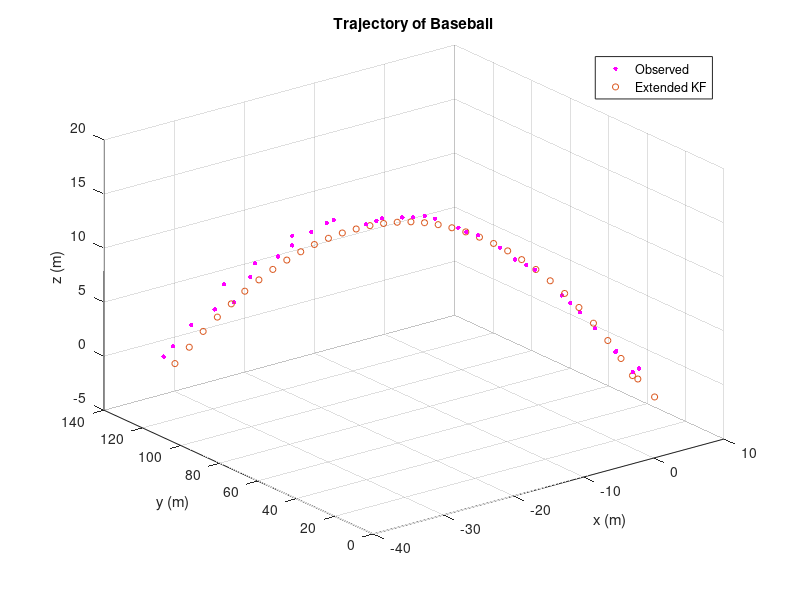
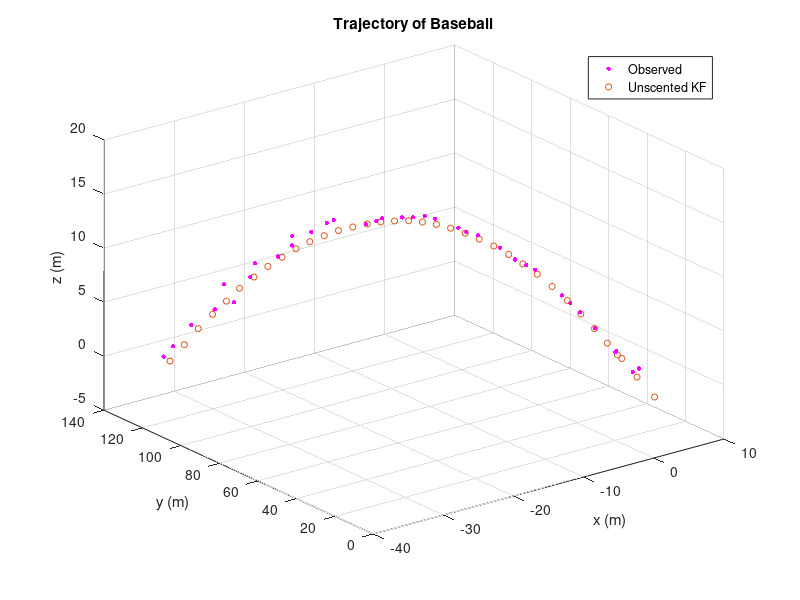
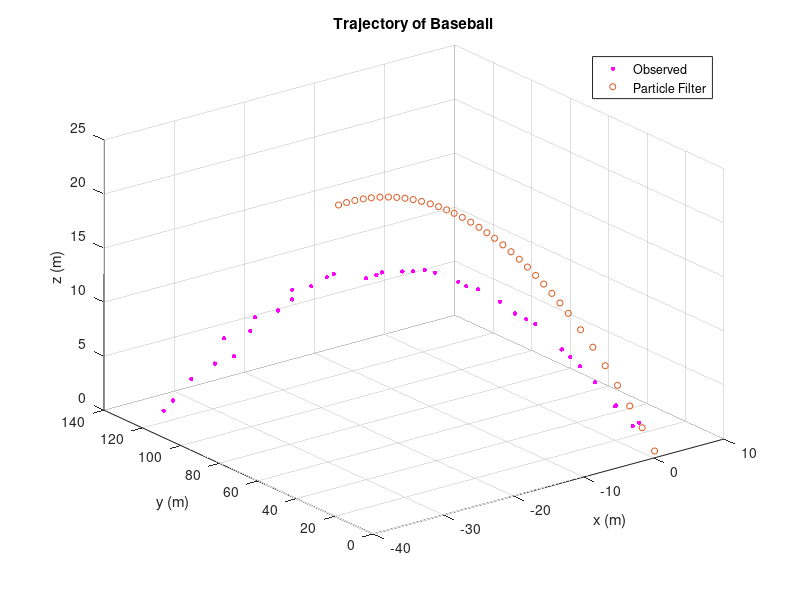
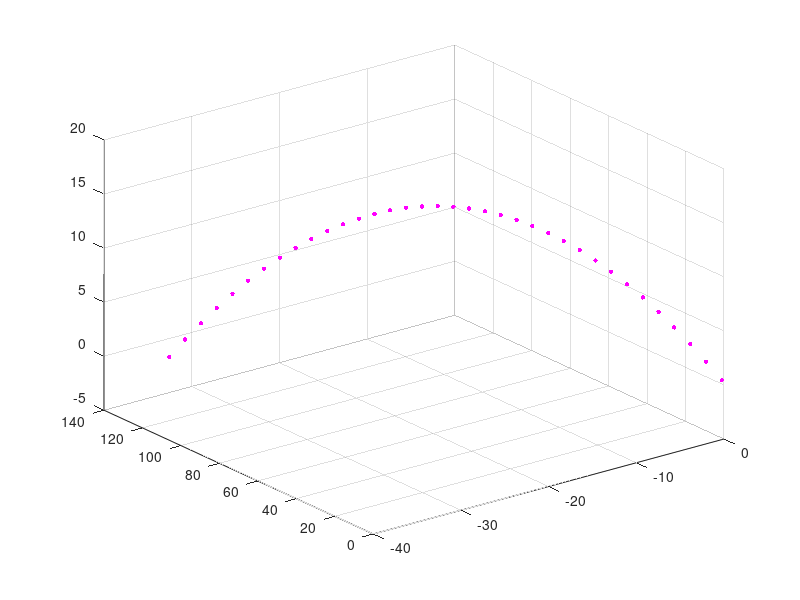

Recreate these plots in MATLAB, in order. (Note: this script raises an error after producing the figures.)
clc; clear all; close all;

data = importdata('homerun_data_HW4.txt');
% data(1,:) = [];
tspan = data(:, 1);
rho = data(:, 2)/3.281; % in m
alpha = data(:, 3)*pi/180; % in rad
beta = data(:, 4)*pi/180; % in rad
batch_data = importdata('baseball_batch.csv');
kf_data = importdata('baseball_kf.csv');
ekf_data = importdata('baseball_ekf.csv');
ukf_data = importdata('baseball_ukf.csv');
pf_data = importdata('baseball_pf.csv');

true_data = [];
t_all = tspan;
X_0 = [-0.6562; 0.9843; 1.4764;  -32.8084; 119.6219; 55.7806]/3.281;
g = 9.81;
for k=1:length(t_all)
    X0 = X_0(1);
    Y0 = X_0(2);
    Z0 = X_0(3);
    Vx0 = X_0(4);
    Vy0 = X_0(5);
    Vz0 = X_0(6);
    X = X0 + Vx0 * t_all(k);
    Y = Y0 + Vy0 * t_all(k);
    Z = Z0 + Vz0 * t_all(k) - (1/2)*g*t_all(k)^2;
    Vx = Vx0;
    Vy = Vy0;
    Vz = Vz0 - g*t_all(k);
    true_data = [true_data [X; Y; Z; Vx; Vy; Vz]];
end

% Visualizing data
figure(1)
[plotx ploty plotz] = sph2cart(alpha, beta, rho);
scatter3(plotx, ploty, plotz, 10, 'm', 'filled')
hold on
scatter3(ekf_data(1,:),ekf_data(2,:),ekf_data(3,:), 20, 'black')
xlabel('x (m)')
ylabel('y (m)')
zlabel('z (m)')
title('Trajectory of Baseball')
legend('Observed', 'Extended KF', 'Location', 'best')
hold off;

figure(2)
scatter3(plotx, ploty, plotz, 10, 'm', 'filled')
hold on
scatter3(ukf_data(1,:),ukf_data(2,:),ukf_data(3,:), 20, 'black')
xlabel('x (m)')
ylabel('y (m)')
zlabel('z (m)')
title('Trajectory of Baseball')
legend('Observed', 'Unscented KF', 'Location', 'best')
hold off;

figure(3)
scatter3(plotx, ploty, plotz, 10, 'm', 'filled')
hold on
scatter3(pf_data(1,:),pf_data(2,:),pf_data(3,:), 20, 'black')
xlabel('x (m)')
ylabel('y (m)')
zlabel('z (m)')
title('Trajectory of Baseball')
legend('Observed', 'Particle Filter', 'Location', 'best')
hold off;

figure(4)
scatter3(true_data(1,:),true_data(2,:),true_data(3,:), 10, 'm', 'filled')
hold on
scatter3(batch_data(1,:),batch_data(2,:),batch_data(3,:), 10, 's', 'filled', 'red')
scatter3(kf_data(1,:),kf_data(2,:),kf_data(3,:), 10, 'd', 'filled', 'green')
scatter3(ekf_data(1,:),ekf_data(2,:),ekf_data(3,:), 20, 'p', 'filled', 'cyan')
scatter3(ukf_data(1,:),ukf_data(2,:),ukf_data(3,:), 10, '^', 'filled', 'black')
scatter3(pf_data(1,:),pf_data(2,:),pf_data(3,:), 10, 'h', 'filled', 'blue')
xlabel('x (m)')
ylabel('y (m)')
zlabel('z (m)')
title('Trajectory of Baseball')
legend('True', 'Batch Estimation', 'Standard Kalman Filter', 'Extended Kalman Filter', 'Unscented Kalman Filter', 'Particle Filter', 'Location', 'best')
hold off;

figure(5)
% subplot(3,1,1)
sgtitle('Error from Truth')
plot(t_all, vecnorm(batch_data(1:3,:)-true_data(1:3,:)))
hold on
plot(t_all, vecnorm(kf_data(1:3,:)-true_data(1:3,:)))
plot(t_all, vecnorm(ekf_data(1:3,:)-true_data(1:3,:)))
plot(t_all, vecnorm(ukf_data(1:3,:)-true_data(1:3,:)))
plot(t_all, vecnorm(pf_data(1:3,:)-true_data(1:3,:)))
ylabel('Error magnitude (ft)')
xlabel('Time (s)')
legend('Batch Estimation', 'Standard Kalman Filter', 'Extended Kalman Filter', 'Unscented Kalman Filter', 'Particle Filter', 'Location', 'best')
hold off

fprintf("Std Dev of Estimation Error of position with batch estimation \t%g\n", std(vecnorm(batch_data(1:3,:)-true_data(1:3,:))))
fprintf("Std Dev of Estimation Error of position with standard KF \t\t%g\n", std(vecnorm(kf_data(1:3,:)-true_data(1:3,:))))
fprintf("Std Dev of Estimation Error of position with EKF \t\t\t\t%g\n", std(vecnorm(ekf_data(1:3,:)-true_data(1:3,:))))
fprintf("Std Dev of Estimation Error of position with UKF \t\t\t\t%g\n", std(vecnorm(ukf_data(1:3,:)-true_data(1:3,:))))
fprintf("Std Dev of Estimation Error of position with particle filter \t%g\n", std(vecnorm(pf_data(1:3,:)-true_data(1:3,:))))